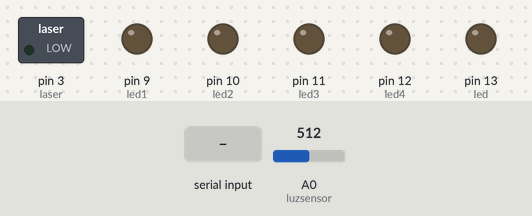
A sketch run on a simulated Arduino Uno, built with avr-gcc and run on an emulated ATmega328P. On the bench: switched loads named in the sketch (green lamp = pin HIGH), output pins drawn as LEDs (lit = HIGH). Dashed ring = blinking. The test bench sets the inputs (shaded band); at power-on: A0 (luzsensor) = 512.

Above: at 5.1 s.
5.2 s: "ledblink_on" received over Serial
At 6.28 s:
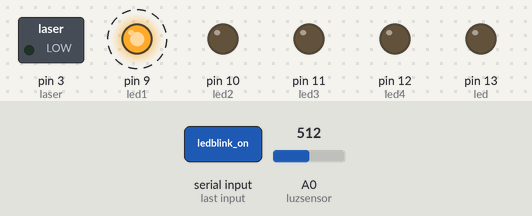
At 6.96 s:
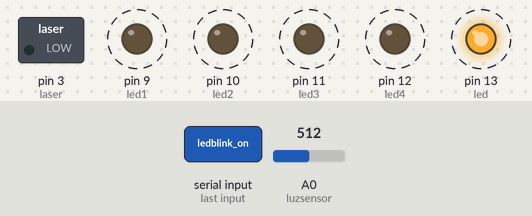
Timing chart, 0 to 12.2 s (numbered marks = the images above; inputs shaded):
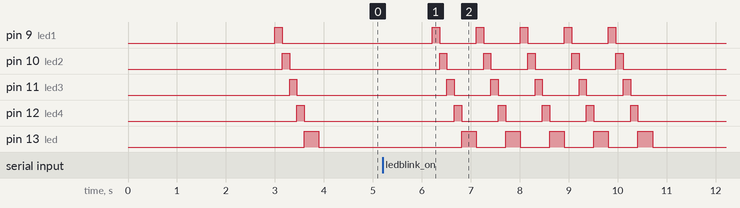

Measured:
- after the input at 5.2 s, pin 9 (led1): alternates HIGH for 0.15 s and LOW for 0.75 s, 10 changes in all, then stays LOW, starting after 1.0 s; pin 10 (led2): alternates HIGH for 0.15 s and LOW for 0.75 s, 10 changes in all, then stays LOW, starting after 1.2 s

The sketch:

ArduinoIDE.ino
```cpp
int led = LED_BUILTIN;//Led interno do arduino uno

int buzzer = 2;//Pino da corneta do alarme
int luzsensor = A0;//Pino do sensor do laser
int laser = 3;//Pino do laser para o alarme

int led1 = 9;//Led interno do arduino uno
int led2 = 10;//Led interno do arduino uno
int led3 = 11;//Led interno do arduino uno
int led4 = 12;//Led interno do arduino uno
int led5 = 13;//Led interno do arduino uno

int delayBlink = 150;
int blinkMax = 5;
int cont =0;

void setup() {
  pinMode(led, OUTPUT);
  pinMode(led1, OUTPUT);
  pinMode(led2, OUTPUT);
  pinMode(led3, OUTPUT);
  pinMode(led4, OUTPUT);
  pinMode(led5, OUTPUT);

  pinStatus(led, false);
  pinStatus(led1, false);
  pinStatus(led2, false);
  pinStatus(led3, false);
  pinStatus(led4, false);
  pinStatus(led5, false);

  pinMode(buzzer, OUTPUT);
  noTone(buzzer);

  pinMode(luzsensor, INPUT);

  pinMode(laser,OUTPUT);
  pinStatus(laser, false);

  delay(3000);
  Serial.begin(9600);
  blinkLed();
}

//Acende ou Apaga um Led
void pinStatus(int led, bool status){
  digitalWrite(led, status?HIGH:LOW);
}

//Envia mensagem para a central
void serialSend(String texto){
  Serial.println(texto);
}
//Envia mensagem para a central
void serialSend(int valor){
  Serial.println(valor);
}

void blinkLed(){

      pinStatus(led,false);
      pinStatus(led1,true);
      delay(delayBlink);

      pinStatus(led1,false);
      pinStatus(led2,true);
      delay(delayBlink);

      pinStatus(led2,false);
      pinStatus(led3,true);
      delay(delayBlink);

      pinStatus(led3,false);
      pinStatus(led4,true);
      delay(delayBlink);

      pinStatus(led4,false);
      pinStatus(led5,true);
      delay(delayBlink);

      pinStatus(led5,false);
      pinStatus(led,true);
      delay(delayBlink);
      pinStatus(led,false);


}

bool alarmeActive = false;
bool sensorStatus = false;
bool buzzerStatus = false;
bool acionarAlarme = false;
int buzzerDelay = 0;
bool buzzerSound = false;

void alarmeStatus(bool status)
{
    buzzerStatus = false;
    buzzerSound = false;
    noTone(buzzer);
    alarmeActive = status;
  pinStatus(laser, status);
  sensorStatus = true;
  delay(500);
}

int sensorValue = 0;
void alarmeLogic(){
  sensorValue = analogRead(luzsensor);
  if(sensorValue > 990)
    sensorStatus = true;
  else
    sensorStatus = false;

    if(alarmeActive == true && sensorStatus == false && buzzerStatus == false)
    {
      buzzerSound = true;
      buzzerStatus = true;
      pinStatus(laser, false);
      serialSend("alert");
    }

    if(buzzerStatus)
    {
      buzzerDelay = buzzerDelay + 1;
      if(buzzerDelay > 4){
        buzzerDelay = 0;
        buzzerSound = !buzzerSound;
        tone(buzzer, buzzerSound?392:440);
      }
    }

    delay(100);
}

//Processa a mensagem recebida pela central
void processarMensagem(String texto)
{

  if(texto == "ledblink_on")
  {
    cont =0 ;
    while(cont < blinkMax){
      blinkLed();
      cont++;
    }
      pinStatus(led,false);
  }
  else if(texto == "led_on")
    pinStatus(led,true);
  else if(texto == "led_off")
    pinStatus(led,false);

  else if(texto == "led1_on")
    pinStatus(led1,true);
  else if(texto == "led1_off")
    pinStatus(led1,false);

  else if(texto == "led2_on")
    pinStatus(led2,true);
  else if(texto == "led2_off")
    pinStatus(led2,false);

  else if(texto == "led3_on")
    pinStatus(led3,true);
  else if(texto == "led3_off")
    pinStatus(led3,false);

  else if(texto == "led4_on")
    pinStatus(led4,true);
  else if(texto == "led4_off")
    pinStatus(led4,false);

  else if(texto == "led5_on")
    pinStatus(led5,true);
  else if(texto == "led5_off")
    pinStatus(led5,false);

  else if(texto == "alarm_on")
    alarmeStatus(true);
  else if(texto == "alarm_off")
    alarmeStatus(false);

}

//Loop do programa
void loop() {
   while (Serial.available() > 0)
   {
    String serialMensagem = Serial.readString();
    serialMensagem.trim();
    processarMensagem(serialMensagem);
  }
  alarmeLogic();
}
```
